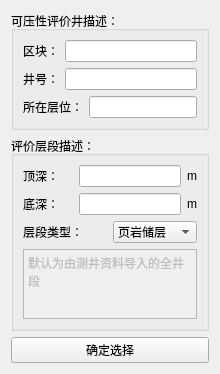
<?xml version="1.0" encoding="UTF-8"?>
<ui version="4.0">
 <class>wellinfo</class>
 <widget class="QWidget" name="wellinfo">
  <property name="geometry">
   <rect>
    <x>0</x>
    <y>0</y>
    <width>220</width>
    <height>346</height>
   </rect>
  </property>
  <property name="windowTitle">
   <string>目标井参数录入</string>
  </property>
  <layout class="QVBoxLayout" name="verticalLayout">
   <item>
    <widget class="QGroupBox" name="well_description">
     <property name="title">
      <string>可压性评价井描述：</string>
     </property>
     <layout class="QVBoxLayout" name="verticalLayout_2">
      <item>
       <layout class="QGridLayout" name="gridLayout">
        <item row="0" column="1" colspan="2">
         <widget class="QLineEdit" name="le_block"/>
        </item>
        <item row="2" column="0" colspan="2">
         <widget class="QLabel" name="lb_layer">
          <property name="text">
           <string>所在层位：</string>
          </property>
         </widget>
        </item>
        <item row="1" column="0">
         <widget class="QLabel" name="lb_wellnum">
          <property name="text">
           <string>井号：</string>
          </property>
         </widget>
        </item>
        <item row="0" column="0">
         <widget class="QLabel" name="lb_bolck">
          <property name="text">
           <string>区块：</string>
          </property>
         </widget>
        </item>
        <item row="1" column="1" colspan="2">
         <widget class="QLineEdit" name="le_wellnum"/>
        </item>
        <item row="2" column="2">
         <widget class="QLineEdit" name="le_layer"/>
        </item>
       </layout>
      </item>
     </layout>
    </widget>
   </item>
   <item>
    <widget class="QGroupBox" name="layer_description">
     <property name="title">
      <string>评价层段描述：</string>
     </property>
     <layout class="QVBoxLayout" name="verticalLayout_3">
      <item>
       <layout class="QHBoxLayout" name="horizontalLayout">
        <item>
         <widget class="QLabel" name="label_4">
          <property name="minimumSize">
           <size>
            <width>50</width>
            <height>0</height>
           </size>
          </property>
          <property name="text">
           <string>顶深：</string>
          </property>
         </widget>
        </item>
        <item>
         <widget class="QLineEdit" name="lineEdit_4"/>
        </item>
        <item>
         <widget class="QLabel" name="label_5">
          <property name="text">
           <string>m</string>
          </property>
         </widget>
        </item>
       </layout>
      </item>
      <item>
       <layout class="QHBoxLayout" name="horizontalLayout_2">
        <item>
         <widget class="QLabel" name="label_7">
          <property name="minimumSize">
           <size>
            <width>50</width>
            <height>0</height>
           </size>
          </property>
          <property name="text">
           <string>底深：</string>
          </property>
         </widget>
        </item>
        <item>
         <widget class="QLineEdit" name="lineEdit_5"/>
        </item>
        <item>
         <widget class="QLabel" name="label_6">
          <property name="text">
           <string>m</string>
          </property>
         </widget>
        </item>
       </layout>
      </item>
      <item>
       <layout class="QHBoxLayout" name="horizontalLayout_3">
        <item>
         <widget class="QLabel" name="label_8">
          <property name="minimumSize">
           <size>
            <width>80</width>
            <height>0</height>
           </size>
          </property>
          <property name="text">
           <string>层段类型：</string>
          </property>
         </widget>
        </item>
        <item>
         <widget class="QComboBox" name="comboBox">
          <item>
           <property name="text">
            <string>页岩储层</string>
           </property>
          </item>
          <item>
           <property name="text">
            <string>砂岩储层</string>
           </property>
          </item>
         </widget>
        </item>
       </layout>
      </item>
      <item>
       <widget class="QPlainTextEdit" name="plainTextEdit">
        <property name="enabled">
         <bool>false</bool>
        </property>
        <property name="plainText">
         <string>默认为由测井资料导入的全井段
</string>
        </property>
       </widget>
      </item>
     </layout>
    </widget>
   </item>
   <item>
    <widget class="QPushButton" name="pushButton">
     <property name="text">
      <string>确定选择</string>
     </property>
    </widget>
   </item>
  </layout>
 </widget>
 <resources/>
 <connections/>
</ui>
